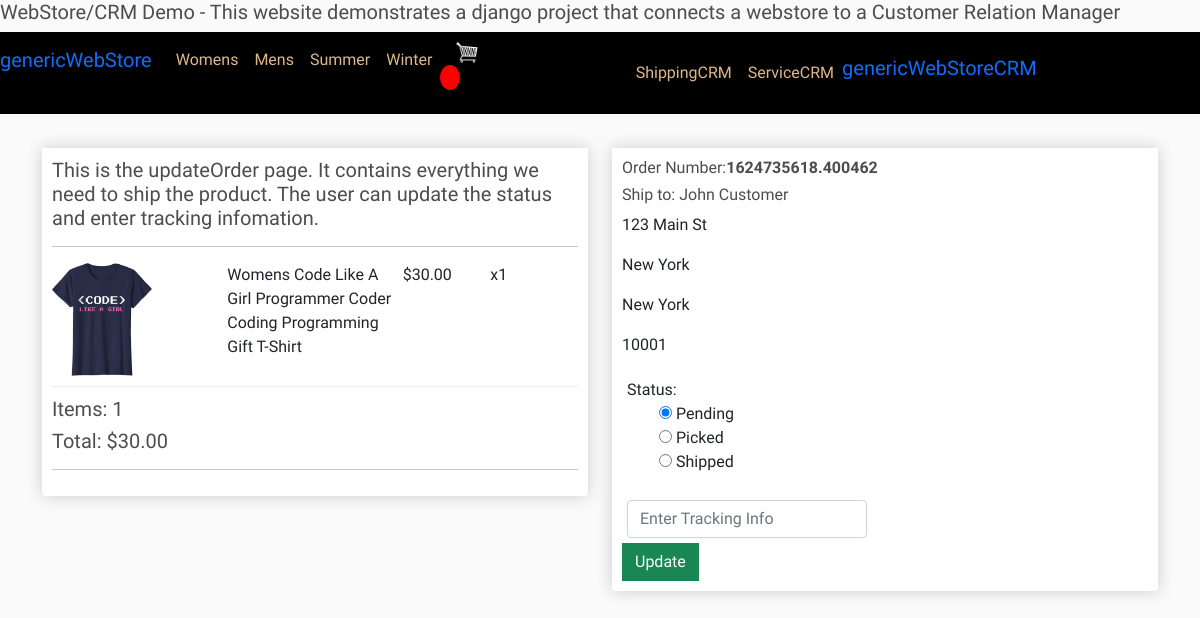
The app's page /updateOrder/19/ with its own data.
### store/models.py (models this page shows, shortened)
class OrderItem(models.Model):
	product = models.ForeignKey(Product, on_delete=models.SET_NULL, null=True)
	order = models.ForeignKey(Order, on_delete=models.SET_NULL, null=True)
	quantity = models.IntegerField(default=0, null=True, blank=True)
	date_added = models.DateTimeField(auto_now_add=True)
	@property
	def get_total(self):
		total = self.product.price * self.quantity
		return total

class Product(models.Model):
	sCATEGORY = (
			('Summer', 'Summer'),
			('Winter', 'Winter'),
			)
	gCATEGORY = (
			('Womens', 'Womens'),
			('Mens', 'Mens'),
			)
	LOCATION = (
			('001','001'),
			('002','002'),
			('003','003'),
			('004','004'),
			('005','005'),
			('006','006'),
			('007','007'),
			)
	name = models.CharField(max_length=200)
	description = models.CharField(max_length=200, null=True, blank=True)
	genderCategory = models.CharField(max_length=200, null=True, choices=gCATEGORY)
	seasonCategory = models.CharField(max_length=200, null=True, choices=sCATEGORY)
	price = models.FloatField()
	slPrice = models.FloatField(null=True, blank=True)
	lwstPrice = models.FloatField(null=True, blank=True)
	cost = models.FloatField(null=True, blank=True)
	location = models.CharField(max_length=200, null=True, choices=LOCATION)
	mnfDscptn = models.TextField(null=True, blank=True)
	mnfBrCd = models.CharField(max_length=200, default=False)
	digital = models.BooleanField(default=False,null=True, blank=True)
	image = models.ImageField(null=True, blank=True)
	image2 = models.ImageField(null=True, blank=True)
	image3 = models.ImageField(null=True, blank=True)
	date_created = models.DateTimeField(auto_now_add=True, null=True)
	tags = models.ManyToManyField(Tag)
	newItem = models.BooleanField(default=False,null=True, blank=True)
	whatsHot = models.BooleanField(default=False,null=True, blank=True)
	promo = models.BooleanField(default=False,null=True, blank=True)
	@property
	def imageURL(self):
		try:
			url = self.image.url
		except:
			url = ''
		return url

class ShippingAddress(models.Model):
	STATUS = (
			('Pending', 'Pending'),
			('Picked', 'Picked'),
			('Shipped', 'Shipped'),
			('Canceled', 'Canceled'),
			)
	customer = models.ForeignKey(Customer, on_delete=models.SET_NULL, null=True)
	order = models.ForeignKey(Order, on_delete=models.SET_NULL, null=True)
	orderItem = models.ManyToManyField(OrderItem)
	address = models.CharField(max_length=200, null=False)
	city = models.CharField(max_length=200, null=False)
	state = models.CharField(max_length=200, null=False)
	zipcode = models.CharField(max_length=200, null=False)
	date_added = models.DateTimeField(auto_now_add=True)
	status = models.CharField(max_length=200, null=True,blank=True, choices=STATUS, default="Pending")
	note = models.CharField(max_length=1000, null=True, blank=True)

class Order(models.Model):
	customer = models.ForeignKey(Customer, on_delete=models.SET_NULL, null=True, blank=True)
	date_ordered = models.DateTimeField(auto_now_add=True)
	complete = models.BooleanField(default=False)
	transaction_id = models.CharField(max_length=100, null=True)
	def __str__(self):
		return str(self.transaction_id)
	@property
	def get_cart_total(self):
		orderitems = self.orderitem_set.all()
		total = sum([item.get_total for item in orderitems])
		return total
	@property
	def get_cart_items(self):
		orderitems = self.orderitem_set.all()
		total = sum([item.quantity for item in orderitems])
		return total

class Customer(models.Model):
	user = models.OneToOneField(User, null=True, blank=True, on_delete=models.CASCADE)
	name = models.CharField(max_length=200, null=True)
	email = models.CharField(max_length=200)
	def __str__(self):
		return self.name

### store/views.py (the view)
# urls.py: path('updateOrder/<str:pk>/', views.updateOrder, name="updateOrder"),
def updateOrder(request, pk):
    address = ShippingAddress.objects.get(id=pk)
    form = ShippingForm(request.POST or None, instance=address)
    if request.method == "POST":
        if form.is_valid():
            form.save()
            return HttpResponseRedirect('/')
    context = {'address': address, 'form':form}
    return render(request, 'store/updateOrder.html', context)

### store/forms.py
class ShippingForm(forms.ModelForm):
    status = forms.ChoiceField(
        choices= (('Pending', 'Pending'), ('Picked', 'Picked'), ('Shipped', 'Shipped'),),
        required=False,
        widget=forms.RadioSelect()
        )
    class Meta:
        model = ShippingAddress
        fields = ('status', 'note')
        widgets = {
        'note':forms.TextInput(
            attrs={'class': 'form-control', 'placeholder':'Enter Tracking Info',}),
        }

### store/templates/store/updateOrder.html (shortened to what this page needs)
{% extends 'store/main.html' %}
{% load static %}
{% block content %}
<div class="row">
   <div class="col-lg-6">
      <div class="box-element product">
         <h5>This is the updateOrder page.  It contains everything we need to ship the product.  The user can update the status and enter tracking infomation.</h5>
         {% for item in address.order.orderitem_set.all %}
         <hr>
         <div class="cart-row">
            <div style="flex:2"><img class="row-image" src="{{item.product.imageURL}}"></div>
            <div style="flex:2">
               <p>{{item.product.name}}</p>
            </div>
            <div style="flex:1">
               <p>${{item.product.price|floatformat:2}}</p>
            </div>
            <div style="flex:1">
               <p>x{{item.quantity}}</p>
            </div>
         </div>
         {% endfor %}
         <h5>Items:   {{address.order.get_cart_items}}</h5>
         <h5>Total:   ${{address.order.get_cart_total|floatformat:2}}</h5>
         <hr>
      </div>
   </div>
   <div class="col-lg-6">
      <div class="box-element product">
         <h6>Order Number:<strong>{{ address.order }}</strong></h6>
         <h6> Ship to: {{ address.customer }}</h6>
         <p>{{ address.address }}</p>
         <p> {{ address.city }}</p>
         <p> {{ address.state }}</p>
         <p> {{ address.zipcode }}</p>
         <form id="form" action="" method="post">
            {% for field in form %}
            {% if field.name == 'status' %}
            <div id="user-info">
               <div class="form-field">
                  {{ field.label_tag }}
                  <ul style="list-style:none">
                     {% for checkbox in field %}
                     <li>
                        <label for="{{ checkbox.id_for_label }}">
                        {{ checkbox.tag }}
                        {{ checkbox.choice_label }}
                        </label>
                     </li>
                     {% endfor %}
                  </ul>
               </div>
            </div>
            {% else %}
            <div id="user-info">
               <div class="form-field">
                  {{ field }}
               </div>
            </div>
            {% endif %}
            {% endfor %}
            <input id="form-button" class="btn btn-success btn-block" type="submit" value="Update">
         </form>
      </div>
   </div>
</div>
{% endblock content %}

### static/css/main.css (style rules this page uses)
body { background-color: hsl(0, 0%, 98%); font-family: 'Tomorrow', sans-serif; }
h1,h2,h3,h4,h5,h6 { color:hsl(0, 0%, 30%); }
.box-element { box-shadow:hsl(0, 0%, 80%) 0 0 16px; background-color: #fff; border-radius: 4px; padding: 10px; }
.product { border-radius: 0 0 4px 4px; }
.col-lg-4, .col-lg-6, .col-lg-8, .col-lg-12 { margin-top: 10px; }
.btn { border-radius: 0; }
.row-image { width: 100px; }
.form-field { width:250px; display: inline-block; padding: 5px; }
.cart-row { display: flex; align-items: flex-stretch; padding-bottom: 10px; margin-bottom: 10px; border-bottom: 1px solid #ececec; }

### records on screen
OrderItem: product.imageURL (picture), product.name "Womens Code Like A Girl Programmer Coder Coding Programming Gift T-Shirt", product.price "30.00", quantity "1"
ShippingAddress: order.get_cart_items "1", order.get_cart_total "30.00", order "1624735618.400462", customer "John Customer", address "123 Main St", city "New York", state "New York", zipcode "10001"

### other values on screen
{{ field.label_tag }} "Status:"
{{ checkbox.choice_label }} "Pending" "Picked" "Shipped"
